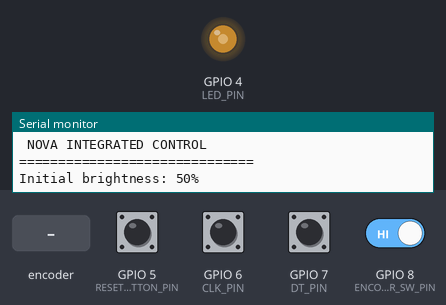
Simulated run of this program. Board: ESP32-S3. On the bench: output pins drawn as LEDs (lit = HIGH), the last lines printed to the serial monitor. Inputs (shaded band) come from the test bench; at power-on: GPIO 5 (RESET_BUTTON_PIN), GPIO 6 (CLK_PIN), GPIO 7 (DT_PIN), GPIO 8 (ENCODER_SW_PIN) HIGH.

Above: at 2.2 s.
2.3 s: rotary encoder on GPIO 6 (CLK_PIN) / GPIO 7 (DT_PIN) turned 3 steps (first pin leading)
At 4.0 s:
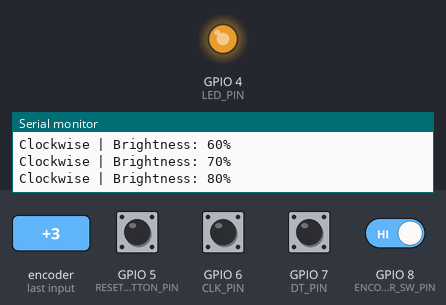
4.4 s: GPIO 8 (ENCODER_SW_PIN) driven LOW
At 5.2 s:
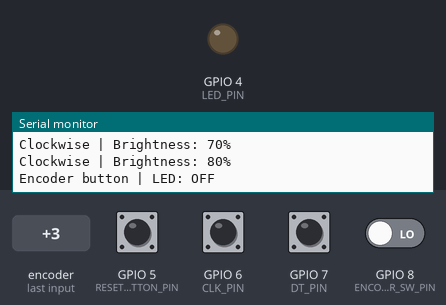
5.9 s: GPIO 5 (RESET_BUTTON_PIN) pulled LOW for 0.15 s
At 6.4 s:
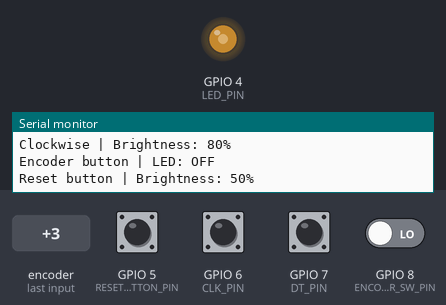
7.5 s: rotary encoder on GPIO 6 (CLK_PIN) / GPIO 7 (DT_PIN) turned 2 steps (second pin leading)
At 8.7 s:
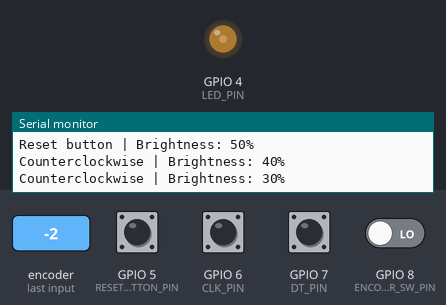
9.4 s: rotary encoder on GPIO 6 (CLK_PIN) / GPIO 7 (DT_PIN) turned 2 steps (second pin leading)
At 10.1 s:
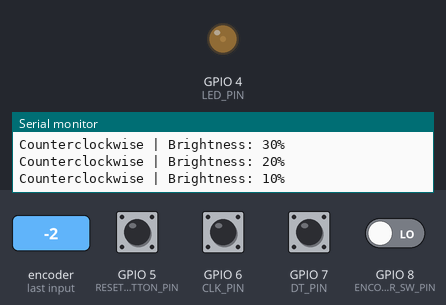
11.3 s: GPIO 5 (RESET_BUTTON_PIN) pulled LOW for 1 s
At 11.7 s:
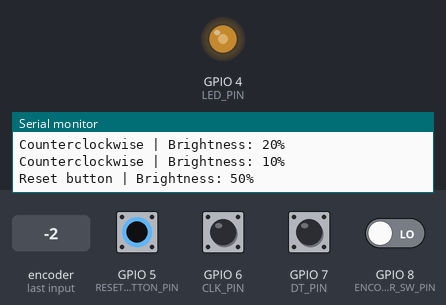
Timing chart, 0 to 14.3 s (numbered marks = the images above; inputs shaded):
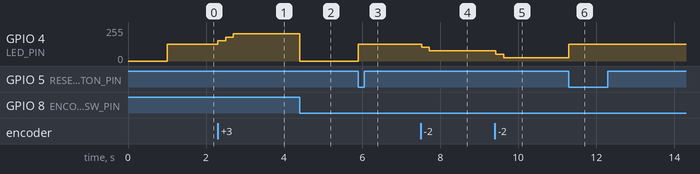

Measured:
- after the input at 2.3 s, GPIO 4 (LED_PIN): 127/255 → 152/255 at once, → 177/255 0.20 s later, → 203/255 0.20 s later
- after the input at 4.4 s, GPIO 4 (LED_PIN): 203/255 → 0/255 at once
- after the input at 5.9 s, GPIO 4 (LED_PIN): 0/255 → 127/255 at once
- after the input at 7.5 s, GPIO 4 (LED_PIN): 127/255 → 102/255 at once, → 76/255 0.20 s later
- after the input at 9.4 s, GPIO 4 (LED_PIN): 76/255 → 51/255 at once, → 25/255 0.20 s later
- after the input at 11.3 s, GPIO 4 (LED_PIN): 25/255 → 127/255 at once

The program:

main.cpp
```cpp
#include <Arduino.h>

// NOVA GPIO configuration
const int LED_PIN = 4;
const int RESET_BUTTON_PIN = 5;
const int CLK_PIN = 6;
const int DT_PIN = 7;
const int ENCODER_SW_PIN = 8;

// LED settings
int brightness = 50;
bool ledEnabled = true;

// Encoder tracking
int lastCLKState;

// Button tracking
bool lastEncoderButton = HIGH;
bool lastResetButton = HIGH;

unsigned long lastEncoderPress = 0;
unsigned long lastResetPress = 0;

const unsigned long DEBOUNCE_TIME = 200;

void updateLED() {
    int pwmValue = ledEnabled
        ? map(brightness, 0, 100, 0, 255)
        : 0;

    ledcWrite(LED_PIN, pwmValue);
}

void setup() {
    Serial.begin(115200);
    delay(1000);

    pinMode(CLK_PIN, INPUT_PULLUP);
    pinMode(DT_PIN, INPUT_PULLUP);
    pinMode(ENCODER_SW_PIN, INPUT_PULLUP);
    pinMode(RESET_BUTTON_PIN, INPUT_PULLUP);

    // Configure PWM: GPIO4, 5 kHz, 8-bit resolution
    if (!ledcAttach(LED_PIN, 5000, 8)) {
        Serial.println("ERROR: PWM initialization failed!");
        return;
    }

    lastCLKState = digitalRead(CLK_PIN);

    updateLED();

    Serial.println("==============================");
    Serial.println(" NOVA INTEGRATED CONTROL");
    Serial.println("==============================");
    Serial.println("Initial brightness: 50%");
}

void loop() {
    // Rotary encoder
    int currentCLKState = digitalRead(CLK_PIN);

    if (lastCLKState == HIGH && currentCLKState == LOW) {

        if (digitalRead(DT_PIN) == HIGH) {
            brightness = constrain(brightness + 10, 0, 100);
            Serial.printf("Clockwise | Brightness: %d%%\n", brightness);
        } else {
            brightness = constrain(brightness - 10, 0, 100);
            Serial.printf("Counterclockwise | Brightness: %d%%\n", brightness);
        }

        updateLED();
    }

    lastCLKState = currentCLKState;

    // KY-040 push switch
    bool encoderButton = digitalRead(ENCODER_SW_PIN);

    if (encoderButton == LOW &&
        lastEncoderButton == HIGH &&
        millis() - lastEncoderPress > DEBOUNCE_TIME) {

        ledEnabled = !ledEnabled;
        updateLED();

        Serial.printf("Encoder button | LED: %s\n",
                      ledEnabled ? "ON" : "OFF");

        lastEncoderPress = millis();
    }

    lastEncoderButton = encoderButton;

    // Separate reset button
    bool resetButton = digitalRead(RESET_BUTTON_PIN);

    if (resetButton == LOW &&
        lastResetButton == HIGH &&
        millis() - lastResetPress > DEBOUNCE_TIME) {

        brightness = 50;
        ledEnabled = true;

        updateLED();

        Serial.println("Reset button | Brightness: 50%");

        lastResetPress = millis();
    }

    lastResetButton = resetButton;

    delay(1);
}
```
